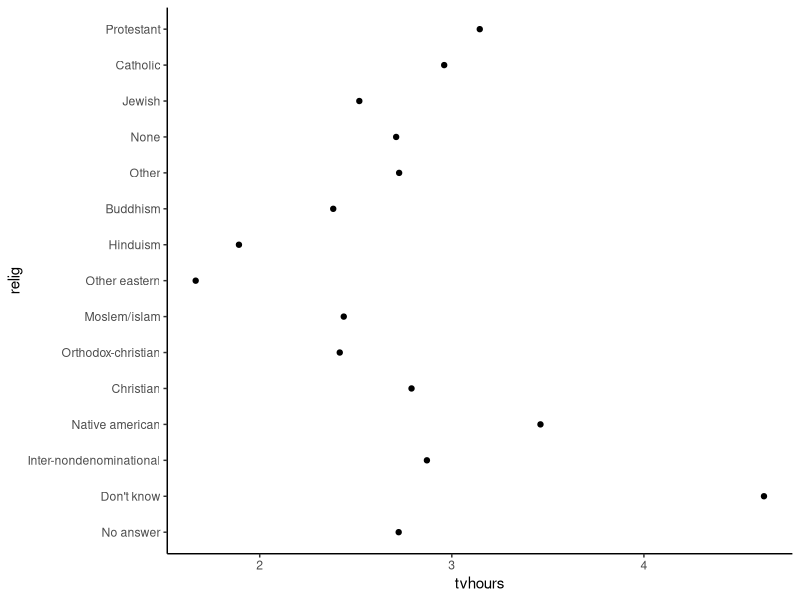
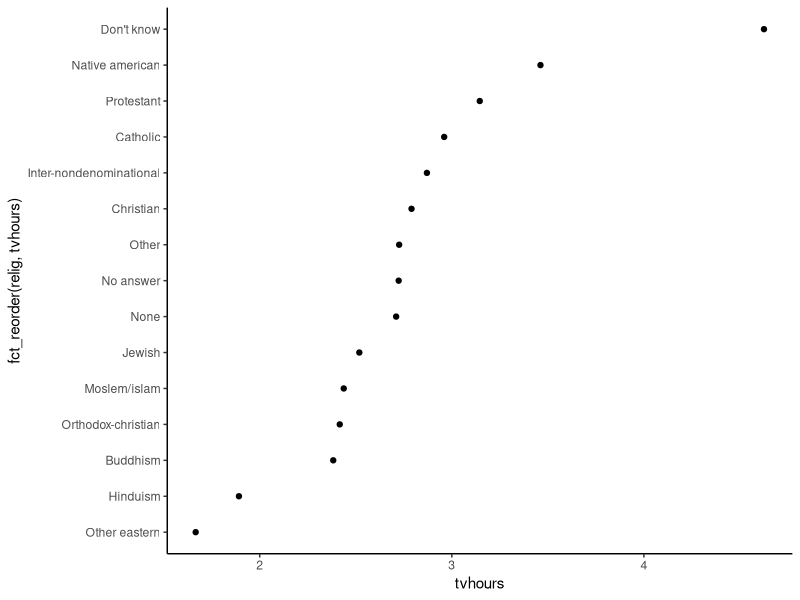
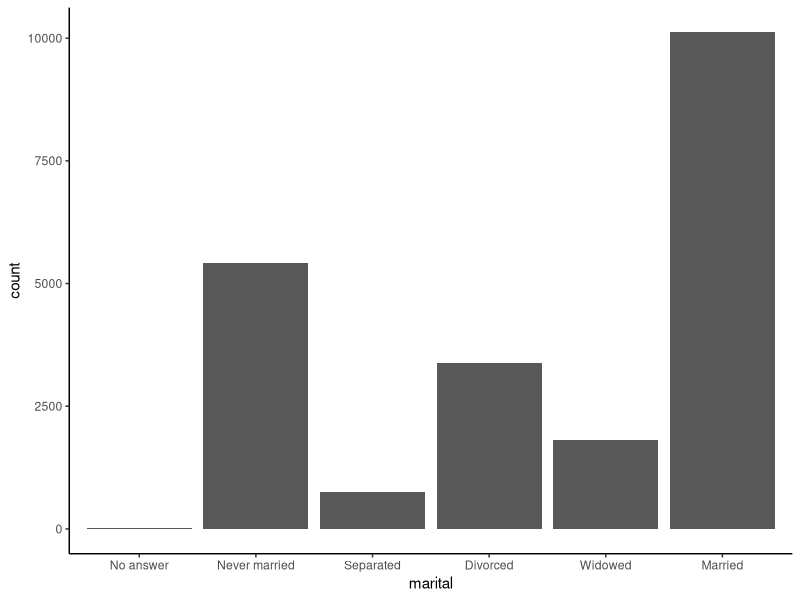
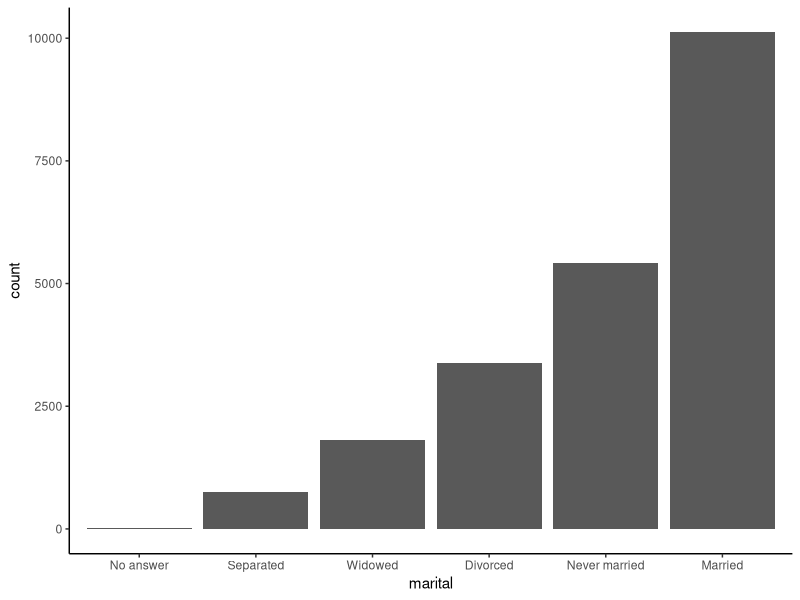

The R source for these figures, in order:
## ---- chunk 1
library(tidyverse)
library(forcats)
## ---- chunk 2
c("Fair", "Good", "Very Good", "Premium", "Ideal")

diamonds |> pull(cut) |> unique()
## ---- chunk 3
x <- c(TRUE, FALSE, NA)
x
class(x)
## ---- chunk 4
x <- c(1, 2, 9, 12)
x < 2
x <= 2
x > 9
x >= 9
x == 12
x != 12
## ---- chunk 5
#| warning: true

x <- c(1, 2, 9, 4)
x == c(1, 2, 4)
x %in% c(1, 2, 4)
## ---- chunk 6
#| warning: true

x <- c(1, 2, 9, 4)
x == c(1, 2, 4)
x == c(1, 2, 4, 1) # This line demonstrates the recycling that happens on the previous line
## ---- chunk 7
x <- c(1, 4, 9, NA)
x == NA
is.na(x)
## ---- chunk 8
x <- c(1, 2, 4, 9)
x > 1 & x < 5
!(x > 1 & x < 5)
x < 2 | x > 8
## ---- chunk 9
x <- c(1, 2, 4, 9)
any(x == 1)
all(x < 10)
sum(x == 1)
mean(x == 1)
## ---- chunk 10
#| error: true

x <- c(-1, -2, 4, 9, NA)

# ifelse(x > 0, 'positive', 'negative')
# if_else(x > 0, 'positive', 'negative')


# ifelse(x > 0, 1, 'negative') # Bad: doesn't complain with combo of data types
# if_else(x > 0, 1, 'negative') # Good:noisy to make sure you catch issues

# if_else(x > 0, 'positive', 'negative', missing = 'missing') # Good: can explicitly handle NA

fun_dates <- mdy('1-1-2025') + 0:365
# ifelse(fun_dates < today(), fun_dates + years(), fun_dates) # Bad: converts dates to integers
# if_else(fun_dates < today(), fun_dates + years(), fun_dates) # Good: keeps dates as dates
## ---- chunk 11
data(diamonds)
diamonds <- diamonds |> 
    slice_head(n = 1000)
## ---- chunk 12
#1
diamonds %>% filter (price < 400 | price > 10000)

#2
diamonds %>% filter (price > 500 & price < 600)

#3
diamonds %>% count(cut)

#4
any(diamonds$cut == "Fair" & diamonds$price > 3000)
all(diamonds$cut == "Ideal" & diamonds$price > 2000)

#5
diamonds %>% mutate (price_cat1 = if_else(price > 500, "high", "low"))
diamonds %>% mutate (price_cat2 = case_when(
  price < 500 ~ "low",
  (price < 1000 & price > 500) ~ "medium",
  price > 1000 ~ "high",
  .default = NA))
## ---- chunk 13
x <- 1:3
x
class(x)

x <- c(1+1e-9, 2, 3)
x
class(x)
## ---- chunk 14
lakers <- as_tibble(lakers)
head(lakers)
## ---- chunk 15
lakers <- lakers |>
    mutate(
        date = ymd(date),
        time = ms(time)
    )
## ---- chunk 16
lakers_clean <- lakers |>
    mutate(
        year = year(date),
        month = month(date),
        day = day(date),
        day_of_week = wday(date, label = TRUE),
        minute = minute(time),
        second = second(time)
    )
lakers_clean |> select(year:second) |> head()

lakers_clean <- lakers_clean |>
    group_by(date, opponent, period) |>
    arrange(date, opponent, period, desc(time)) |>
    mutate(
        diff_btw_plays_sec = as.numeric(time - lag(time, 1))
    )
lakers_clean |> select(date, opponent, time, period, diff_btw_plays_sec) |> head()
## ---- chunk 17
months <- c("Mar", "Dec", "Jan",  "Apr", "Jul")
## ---- chunk 18
# alphabetical sort
sort(months)
## ---- chunk 19
months_fct <- factor(months, levels = month.abb) # month.abb is a built-in variable
months_fct
sort(months_fct)
## ---- chunk 20
months2 <- c("Jna", "Mar")
factor(months2, levels = month.abb)
## ---- chunk 21
#| error: true

factor(months2, levels = month.abb)
## ---- chunk 22
data(gss_cat)
head(gss_cat)
## ---- chunk 23
relig_summary <- gss_cat |>
    group_by(relig) |>
    summarize(
        tvhours = mean(tvhours, na.rm = TRUE),
        n = n()
    )

ggplot(relig_summary, aes(x = tvhours, y = relig)) + 
    geom_point() +
    theme_classic()
## ---- chunk 24
ggplot(relig_summary, aes(x = tvhours, y = fct_reorder(relig, tvhours))) +
    geom_point() +
    theme_classic()
## ---- chunk 25
gss_cat |>
    ggplot(aes(x = marital)) +
    geom_bar() +
    theme_classic()

gss_cat |>
    mutate(marital = marital |> fct_infreq() |> fct_rev()) |>
    ggplot(aes(x = marital)) +
    geom_bar() +
    theme_classic()
## ---- chunk 26
gss_cat |> count(partyid)
## ---- chunk 27
gss_cat |>
    mutate(
        partyid = fct_recode(partyid,
            "Republican, strong"    = "Strong republican",
            "Republican, weak"      = "Not str republican",
            "Independent, near rep" = "Ind,near rep",
            "Independent, near dem" = "Ind,near dem",
            "Democrat, weak"        = "Not str democrat",
            "Democrat, strong"      = "Strong democrat"
        )
    ) |>
    count(partyid)
## ---- chunk 28
gss_cat |>
    mutate(
        partyid = fct_recode(partyid,
            "Republican, strong"    = "Strong republican",
            "Republican, weak"      = "Not str republican",
            "Independent, near rep" = "Ind,near rep",
            "Independent, near dem" = "Ind,near dem",
            "Democrat, weak"        = "Not str democrat",
            "Democrat, strong"      = "Strong democrat",
            "Other"                 = "No answer",
            "Other"                 = "Don't know",
            "Other"                 = "Other party"
        )
    ) |> 
    head()
## ---- chunk 29
gss_cat |>
    mutate(
        partyid = fct_collapse(partyid,
            "Other" = c("No answer", "Don't know", "Other party"),
            "Republican" = c("Strong republican", "Not str republican"),
            "Independent" = c("Ind,near rep", "Independent", "Ind,near dem"),
            "Democrat" = c("Not str democrat", "Strong democrat")
        )
    ) |>
    count(partyid)
## ---- chunk 30
ratings <- c("High", "Medium", "Low")
